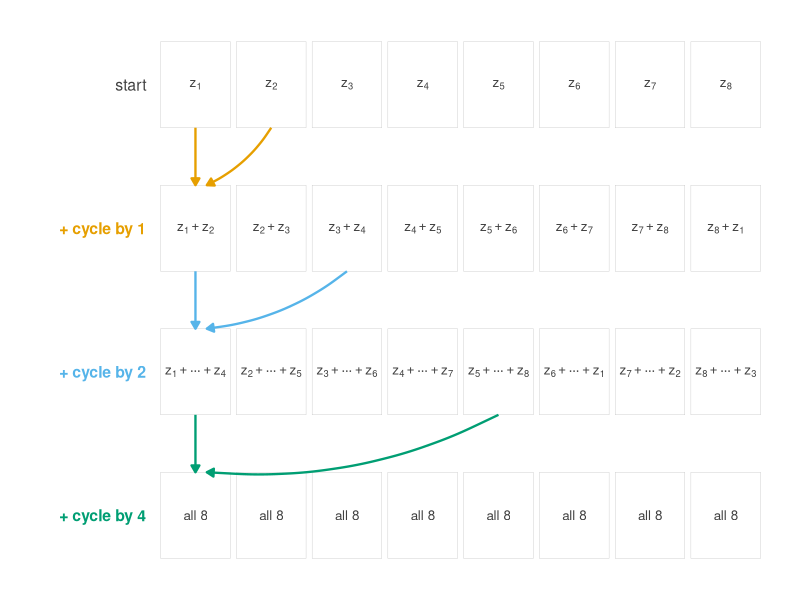
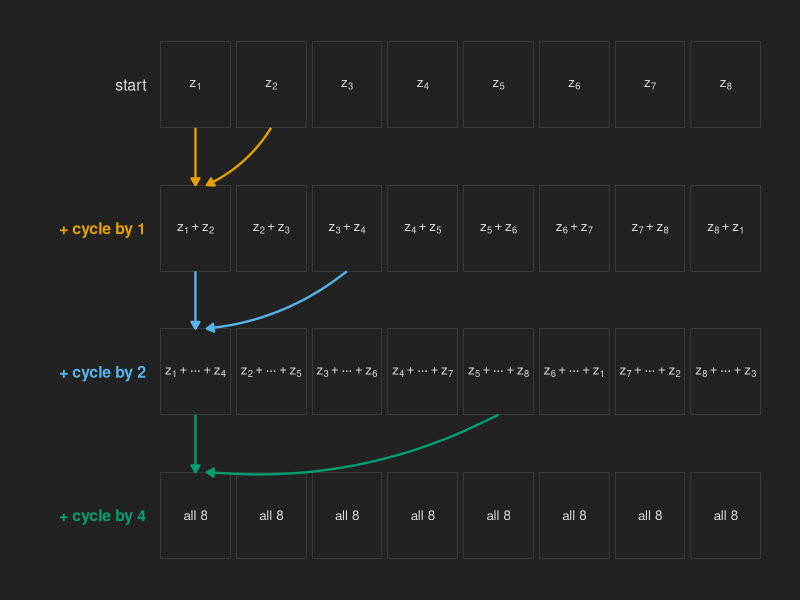
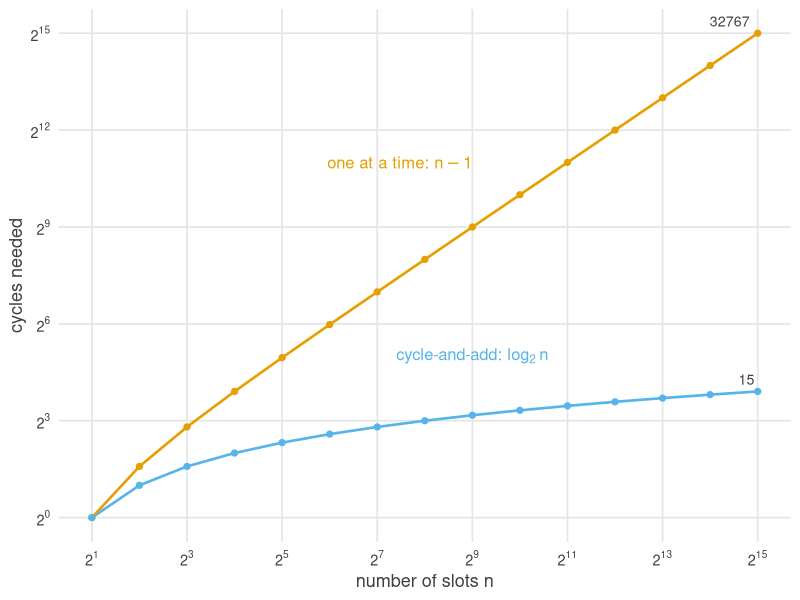
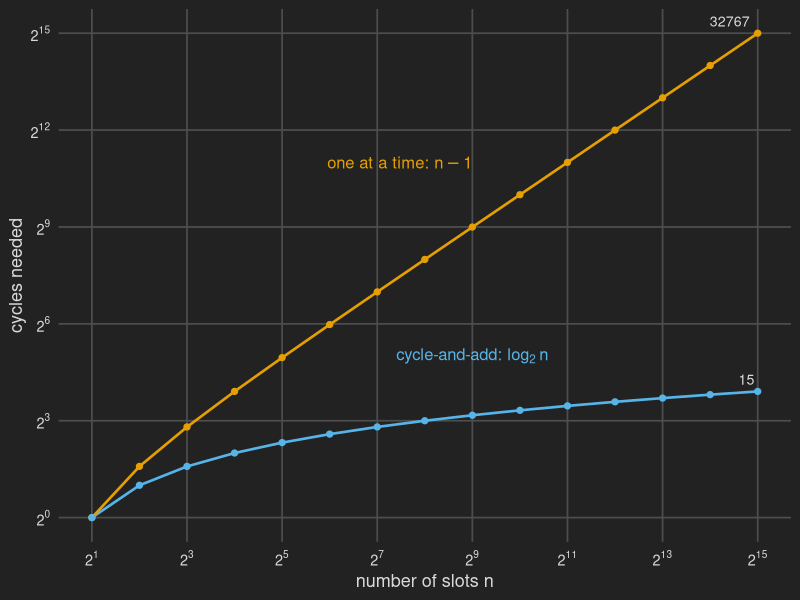

These charts were generated, in order, by the following R code:
## ---- chunk 1
#| echo: false
#| warning: false
#| message: false
#| fig-width: 8
#| fig-height: 3.6
#| fig-align: center
#| cache: true
#| fig-alt: "Four rows of eight boxes. The first row holds z1 to z8; each later row adds the row above cycled by 1, 2 and 4, so the boxes hold two, four and finally all eight terms. Colored arrows show slot 1 combining with slots 2, 3 and 5."
#| renderings: [light, dark]
library(ggplot2)

n     <- 8
shift <- c(0, 1, 2, 4)                   # cycle amount added in each row
width <- c(1, 2, 4, 8)                   # how many z's each slot holds after that row
step_col <- c("#E69F00", "#56B4E9", "#009E73")
cells <- do.call(rbind, lapply(1:4, function(r) {
  j    <- 1:n
  last <- (j + width[r] - 2) %% n + 1    # last index covered, wrapping around
  lab  <- if (width[r] == 1) paste0("z[", j, "]")
          else if (width[r] == 2) paste0("z[", j, "] + z[", last, "]")
          else if (width[r] == 4) paste0("z[", j, "] + cdots + z[", last, "]")
          else rep("\"all 8\"", n)
  data.frame(row = r, x = j, y = 5 - r, label = lab)
}))
# arrows that follow slot 1: it adds itself and the slot `shift` places to its right
arrows <- data.frame(step = 1:3,
                     x0 = 1 + shift[2:4], y0 = 4:2 - 0.3,
                     x1 = 1,              y1 = 3:1 + 0.3)

draw <- function(dark) {
  ink <- if (dark) "grey85" else "grey25"
  bg  <- if (dark) "#222222" else "white"
  box <- if (dark) "grey45" else "grey70"
  ggplot() +
    geom_tile(data = cells, aes(x, y), fill = NA, colour = box,
              width = 0.92, height = 0.6) +
    geom_text(data = cells, aes(x, y, label = label), parse = TRUE,
              colour = ink, size = 3.4) +
    geom_segment(data = arrows, aes(x = 1, y = y0, xend = 1, yend = y1),
                 colour = step_col, linewidth = 0.8,
                 arrow = arrow(length = unit(2, "mm"), type = "closed")) +
    geom_curve(data = arrows, aes(x = x0, y = y0, xend = x1 + 0.15, yend = y1),
               colour = step_col, linewidth = 0.8, curvature = -0.15,
               arrow = arrow(length = unit(2, "mm"), type = "closed")) +
    annotate("text", x = 0.35, y = 4:1, hjust = 1, size = 4,
             label = c("start", "+ cycle by 1", "+ cycle by 2", "+ cycle by 4"),
             colour = c(ink, step_col), fontface = c("plain", "bold", "bold", "bold")) +
    coord_cartesian(xlim = c(-1.1, 8.5), ylim = c(0.6, 4.4), clip = "off") +
    theme_void(base_size = 13) +
    theme(plot.background = element_rect(fill = bg, colour = NA))
}

draw(FALSE)  # light theme (also used in the PDF)
draw(TRUE)   # dark theme
## ---- chunk 2
#| echo: false
#| warning: false
#| message: false
#| fig-width: 7
#| fig-height: 4.2
#| fig-align: center
#| cache: true
#| fig-alt: "Log-log plot of cycles needed against the number of slots, from 2 to 2^15. Summing one at a time grows to 32,767 cycles; cycle-and-add grows only to 15."
#| renderings: [light, dark]
library(ggplot2)

k <- 1:15                                 # n = 2^k slots, up to N/2 = 2^15
cost <- rbind(
  data.frame(n = 2^k, cycles = 2^k - 1, method = "one at a time"),
  data.frame(n = 2^k, cycles = k,       method = "cycle-and-add")
)

draw <- function(dark) {
  ink  <- if (dark) "grey85" else "grey25"
  bg   <- if (dark) "#222222" else "white"
  grid <- if (dark) "grey30" else "grey90"
  pow2 <- function(b) parse(text = paste0("2^", log2(b)))
  ggplot(cost, aes(n, cycles, colour = method)) +
    geom_line(linewidth = 0.9) +
    geom_point(size = 1.8) +
    annotate("text", x = 2^9, y = 2^11, label = "'one at a time: '*n - 1", parse = TRUE,
             colour = "#E69F00", size = 4.2, hjust = 1) +
    annotate("text", x = 2^9, y = 2^5, label = "'cycle-and-add: '*log[2]~n", parse = TRUE,
             colour = "#56B4E9", size = 4.2) +
    annotate("text", x = 2^15, y = c(32767, 15), label = c("32767", "15"),
             colour = ink, size = 3.6, hjust = 1.2, vjust = -0.6) +
    scale_colour_manual(values = c("one at a time" = "#E69F00", "cycle-and-add" = "#56B4E9"),
                        guide = "none") +
    scale_x_continuous(trans = "log2", breaks = 2^seq(1, 15, by = 2), labels = pow2) +
    scale_y_continuous(trans = "log2", breaks = 2^seq(0, 15, by = 3), labels = pow2) +
    labs(x = "number of slots n", y = "cycles needed") +
    theme_minimal(base_size = 13) +
    theme(plot.background = element_rect(fill = bg, colour = NA),
          text = element_text(colour = ink), axis.text = element_text(colour = ink),
          panel.grid.major = element_line(colour = grid),
          panel.grid.minor = element_blank())
}

draw(FALSE)  # light theme (also used in the PDF)
draw(TRUE)   # dark theme
